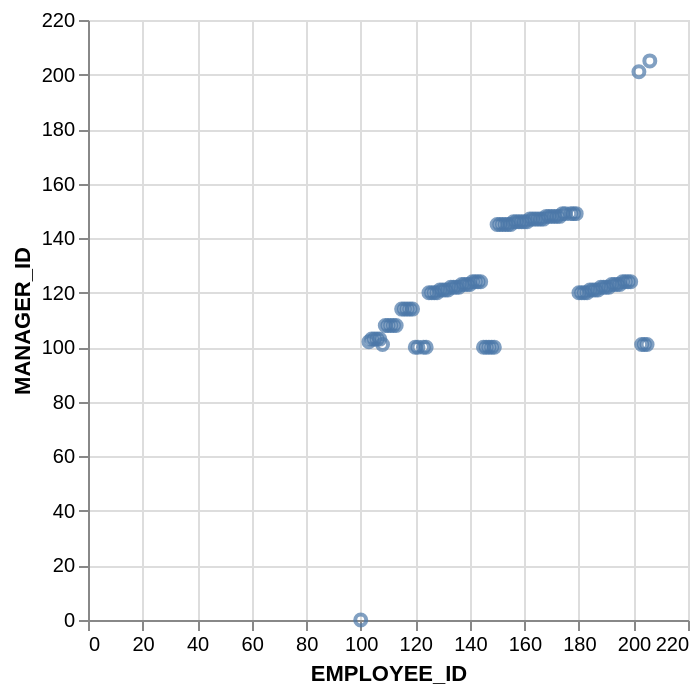

Source (Vega-Lite JSON):
### Vega-Lite specification from a JSON file in a GitHub repository (floating-point values rounded to 4 significant figures)
{"data": {"values": [{"x_data": 100, "y_data": 0}, {"x_data": 103, "y_data": 102}, {"x_data": 104, "y_data": 103}, {"x_data": 105, "y_data": 103}, {"x_data": 106, "y_data": 103}, {"x_data": 107, "y_data": 103}, {"x_data": 108, "y_data": 101}, {"x_data": 109, "y_data": 108}, {"x_data": 110, "y_data": 108}, {"x_data": 111, "y_data": 108}, {"x_data": 112, "y_data": 108}, {"x_data": 113, "y_data": 108}, {"x_data": 115, "y_data": 114}, {"x_data": 116, "y_data": 114}, {"x_data": 117, "y_data": 114}, {"x_data": 118, "y_data": 114}, {"x_data": 119, "y_data": 114}, {"x_data": 120, "y_data": 100}, {"x_data": 121, "y_data": 100}, {"x_data": 123, "y_data": 100}, {"x_data": 124, "y_data": 100}, {"x_data": 125, "y_data": 120}, {"x_data": 126, "y_data": 120}, {"x_data": 127, "y_data": 120}, {"x_data": 128, "y_data": 120}, {"x_data": 129, "y_data": 121}, {"x_data": 130, "y_data": 121}, {"x_data": 131, "y_data": 121}, {"x_data": 132, "y_data": 121}, {"x_data": 133, "y_data": 122}, {"x_data": 134, "y_data": 122}, {"x_data": 135, "y_data": 122}, {"x_data": 136, "y_data": 122}, {"x_data": 137, "y_data": 123}, {"x_data": 138, "y_data": 123}, {"x_data": 139, "y_data": 123}, {"x_data": 140, "y_data": 123}, {"x_data": 141, "y_data": 124}, {"x_data": 142, "y_data": 124}, {"x_data": 143, "y_data": 124}, {"x_data": 144, "y_data": 124}, {"x_data": 145, "y_data": 100}, {"x_data": 146, "y_data": 100}, {"x_data": 147, "y_data": 100}, {"x_data": 148, "y_data": 100}, {"x_data": 149, "y_data": 100}, {"x_data": 150, "y_data": 145}, {"x_data": 151, "y_data": 145}, {"x_data": 152, "y_data": 145}, {"x_data": 153, "y_data": 145}, {"x_data": 154, "y_data": 145}, {"x_data": 155, "y_data": 145}, {"x_data": 156, "y_data": 146}, {"x_data": 157, "y_data": 146}, {"x_data": 158, "y_data": 146}, {"x_data": 159, "y_data": 146}, {"x_data": 160, "y_data": 146}, {"x_data": 161, "y_data": 146}, {"x_data": 162, "y_data": 147}, {"x_data": 163, "y_data": 147}, {"x_data": 164, "y_data": 147}, {"x_data": 165, "y_data": 147}, {"x_data": 166, "y_data": 147}, {"x_data": 167, "y_data": 147}, {"x_data": 168, "y_data": 148}, {"x_data": 169, "y_data": 148}, {"x_data": 170, "y_data": 148}, {"x_data": 171, "y_data": 148}, {"x_data": 172, "y_data": 148}, {"x_data": 173, "y_data": 148}, {"x_data": 174, "y_data": 149}, {"x_data": 175, "y_data": 149}, {"x_data": 177, "y_data": 149}, {"x_data": 178, "y_data": 149}, {"x_data": 179, "y_data": 149}, {"x_data": 180, "y_data": 120}, {"x_data": 181, "y_data": 120}, {"x_data": 182, "y_data": 120}, {"x_data": 183, "y_data": 120}, {"x_data": 184, "y_data": 121}, {"x_data": 185, "y_data": 121}, {"x_data": 186, "y_data": 121}, {"x_data": 187, "y_data": 121}, {"x_data": 188, "y_data": 122}, {"x_data": 189, "y_data": 122}, {"x_data": 190, "y_data": 122}, {"x_data": 191, "y_data": 122}, {"x_data": 192, "y_data": 123}, {"x_data": 193, "y_data": 123}, {"x_data": 194, "y_data": 123}, {"x_data": 195, "y_data": 123}, {"x_data": 196, "y_data": 124}, {"x_data": 197, "y_data": 124}, {"x_data": 198, "y_data": 124}, {"x_data": 199, "y_data": 124}, {"x_data": 202, "y_data": 201}, {"x_data": 203, "y_data": 101}, {"x_data": 204, "y_data": 101}, {"x_data": 205, "y_data": 101}, {"x_data": 206, "y_data": 205}]}, "mark": "point", "encoding": {"x": {"field": "x_data", "type": "quantitative", "title": "EMPLOYEE_ID"}, "y": {"field": "y_data", "type": "quantitative", "title": "MANAGER_ID"}}}
